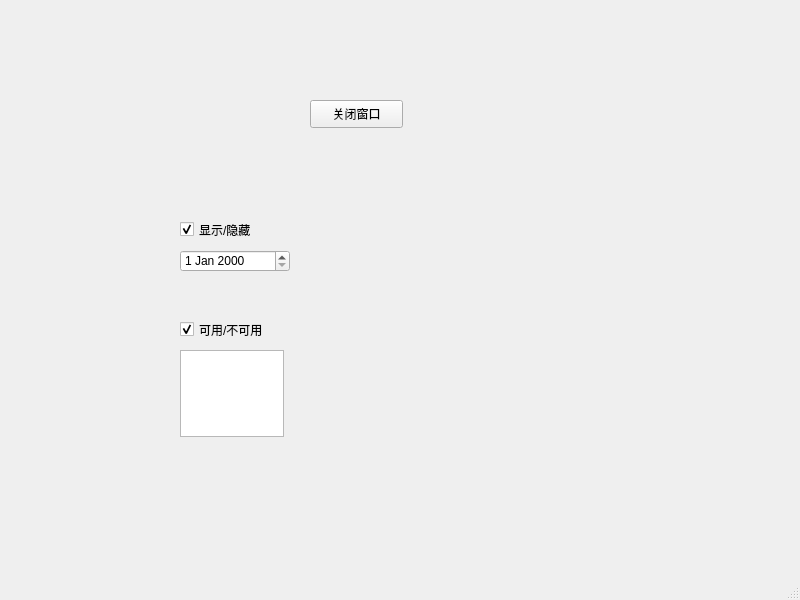
<?xml version="1.0" encoding="UTF-8"?>
<ui version="4.0">
 <class>MainWindow</class>
 <widget class="QMainWindow" name="MainWindow">
  <property name="geometry">
   <rect>
    <x>0</x>
    <y>0</y>
    <width>800</width>
    <height>600</height>
   </rect>
  </property>
  <property name="windowTitle">
   <string>MainWindow</string>
  </property>
  <widget class="QWidget" name="centralwidget">
   <widget class="QPushButton" name="pushButton">
    <property name="geometry">
     <rect>
      <x>310</x>
      <y>100</y>
      <width>93</width>
      <height>28</height>
     </rect>
    </property>
    <property name="text">
     <string>关闭窗口</string>
    </property>
   </widget>
   <widget class="QCheckBox" name="checkBox">
    <property name="enabled">
     <bool>true</bool>
    </property>
    <property name="geometry">
     <rect>
      <x>180</x>
      <y>220</y>
      <width>91</width>
      <height>19</height>
     </rect>
    </property>
    <property name="text">
     <string>显示/隐藏</string>
    </property>
    <property name="checkable">
     <bool>true</bool>
    </property>
    <property name="checked">
     <bool>true</bool>
    </property>
   </widget>
   <widget class="QDateEdit" name="dateEdit">
    <property name="geometry">
     <rect>
      <x>180</x>
      <y>250</y>
      <width>110</width>
      <height>22</height>
     </rect>
    </property>
   </widget>
   <widget class="QCheckBox" name="checkBox_2">
    <property name="geometry">
     <rect>
      <x>180</x>
      <y>320</y>
      <width>131</width>
      <height>19</height>
     </rect>
    </property>
    <property name="text">
     <string>可用/不可用</string>
    </property>
    <property name="checked">
     <bool>true</bool>
    </property>
   </widget>
   <widget class="QTextEdit" name="textEdit">
    <property name="geometry">
     <rect>
      <x>180</x>
      <y>350</y>
      <width>104</width>
      <height>87</height>
     </rect>
    </property>
   </widget>
  </widget>
  <widget class="QMenuBar" name="menubar">
   <property name="geometry">
    <rect>
     <x>0</x>
     <y>0</y>
     <width>800</width>
     <height>26</height>
    </rect>
   </property>
  </widget>
  <widget class="QStatusBar" name="statusbar"/>
 </widget>
 <resources/>
 <connections>
  <connection>
   <sender>pushButton</sender>
   <signal>clicked()</signal>
   <receiver>MainWindow</receiver>
   <slot>close()</slot>
   <hints>
    <hint type="sourcelabel">
     <x>351</x>
     <y>141</y>
    </hint>
    <hint type="destinationlabel">
     <x>394</x>
     <y>211</y>
    </hint>
   </hints>
  </connection>
  <connection>
   <sender>checkBox</sender>
   <signal>toggled(bool)</signal>
   <receiver>dateEdit</receiver>
   <slot>setVisible(bool)</slot>
   <hints>
    <hint type="sourcelabel">
     <x>224</x>
     <y>258</y>
    </hint>
    <hint type="destinationlabel">
     <x>225</x>
     <y>277</y>
    </hint>
   </hints>
  </connection>
  <connection>
   <sender>checkBox_2</sender>
   <signal>clicked(bool)</signal>
   <receiver>textEdit</receiver>
   <slot>setEnabled(bool)</slot>
   <hints>
    <hint type="sourcelabel">
     <x>207</x>
     <y>363</y>
    </hint>
    <hint type="destinationlabel">
     <x>207</x>
     <y>378</y>
    </hint>
   </hints>
  </connection>
 </connections>
</ui>
